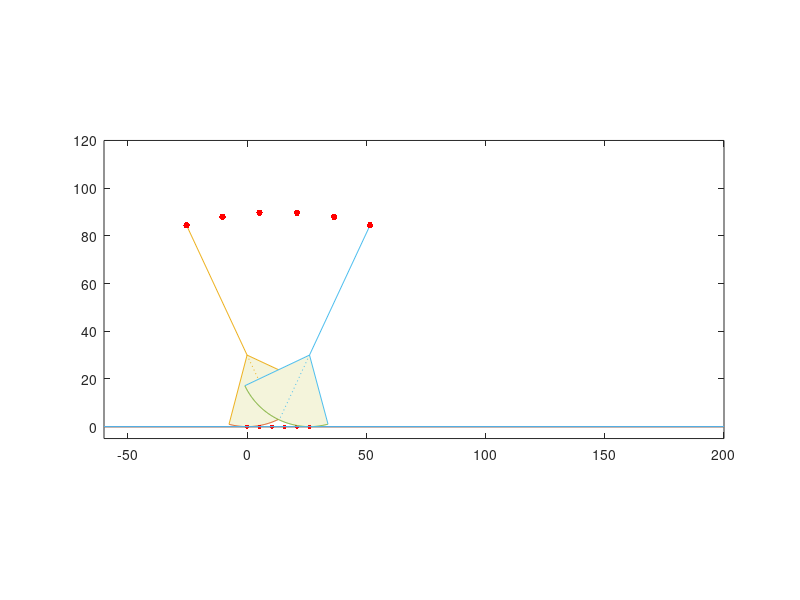

Source code (MATLAB):
%% Opdracht 5
% Het onderstaande programma in de functie genaamd opdracht_5 heb jij
% gekregen van een medestudent. Die student heeft het programma van Aad
% gekregen en aangepast, maar tijdens het aanpassen zijn er fouten in het
% programma geslopen.
%
% Het is jouw taak om alle fouten uit het programma te verwijderen. Als je
% twijfelt over een mogelijke programmeerfout, neem dan aan dat het code
% commentaar correct is.
%
% LET OP: Je moet de code aanpassen om fouten te verwijderen. Enkel foute
% code verwijderen gaat niet werken. Je moet code verbeteren.
% 
% Je hebt het goed gedaan wanneer je een animatie in een figure krijgt te 
% zien. 


function [x,stap,model,T1,derdeElementT1] = opdracht_5()
%% ---------------- Programma ------------------ %%
% Dit script geeft je een basale bouwsteen voor een verder zelf te bouwen
% model van de rocker shoe. In deze kale vorm heeft het model (in wording)
% slechts input parameters (straal, booghoek, tophoek en beenlengte) maar
% genereert het geen output. Met andere woorden de effecten van wijzigingen
% van de inputparameters op het gedrag van het model worden niet berekend.
% Het model doorloopt ook nog geen bipedale fase.
% de keuze van die output parameters en de daarvoor benodigde berekeningen
% moeten door de projectgroep zelf worden toegevoegd aan dit script.
% bestudeer voor het formuleren van de relevante output de  in het introductie
% college genoemde literatuur.
% In het script worden rotatiematrices en translatievectoren gebruikt. In de
% lessen biokinematica van Herre Faber wordt de bijbehorende theorie verder toegelicht
% veel succes met het project
% Daphne  wezenberg en Aad Lagerberg
% versie 1.00 november 2015
% gemaakt door A.Lagerberg

close all
% INPUTS
r =30; % straal van de rockervoet. Maak de straal 0 en je krijgt een model zonder rocker
tophoek = 50; % tophoek tussen de benen
numsteps = 5; % aantal animatie stappen
booghoek = 80; %%!! %  cirkelsegment van de rockervoet moet minimaal gelijk zijn aan de tophoek
beenlengte= 90; % spreekt voor zich
time = 0.01; % Pauseduur in de animatie



% BEREKENINGEN
x = 0; %startpositie (x coordinaat centrum cirkelsegment)
y = 0; %% !!
%model rechtop tekenen
starthoek = -((180-booghoek)/2); % starthoek cirkelsegment
eindhoek = (starthoek-booghoek);
starthoek = starthoek*(pi/180);
eindhoek = eindhoek*(pi/180);
stap = (tophoek/numsteps); %   %%!!
stap = stap*(pi/180);
tophoek = tophoek*(pi/180);
booghoek = booghoek*(pi/180);
booglengte = tophoek*r;
stapboog = stap*r; % afgelegde weg op profiel en onderlaag per stap
ang=starthoek:-0.01:eindhoek;

% punten berekenen in rechtopstaande positie vh model
xp= x+r*cos(ang); % x coordinaten van het profiel
yp=y+r*sin(ang); % y coordinaten van het profiel
xendoffoot = x; %snijpunt van been met profiel
yendoffoot = y-r;
xheup = x ;
yheup = beenlengte-r;           %%!! R ipv r
% alle punten die samen het model vormen in een matrix stoppen
model(1,:)= [xp x xendoffoot xheup];

% maak een vector aan:
model(2,:) = [yp y yendoffoot yheup]; 

% dan linksom roteren over halve tophoek
starthoek = (tophoek/2);
% de rotatiematrix maken zie: https://nl.wikipedia.org/wiki/Rotatiematrix
Rm = [cos(starthoek) -sin(starthoek);sin(starthoek) cos(starthoek)];
model = Rm*model;
% model animeren
%roteren over een staphoek (rechtsom dus -) (steeds over dezelfde hoek dus 1 matrix volstaat voor de hele
%animatie. Elk geroteerd model wordt apart opgeslagen (3d matrix)
Rstapm =  [cos(-stap) -sin(-stap);sin(-stap) cos(-stap)];
for i =1:numsteps+1
    model(:,:,i+1) = Rstapm*model(:,:,i);
end

% nu hebben we dus een serie  modellen die elk een staphoek verder
% rechtsom geroteerd staan maar nog allemaal om de oorsprong draaien

% model naar juiste positie in de animatie transleren
% het eerste middelpunt moet naar x = 0 y= r
% daarna steeds in x richting een stapboog verder op de x as
T1(1:2,numsteps+1) = zeros; %lege matrix maken
T1(2,:) = r;                    %%!!
for i = 1:numsteps
    T1(1,i+1) = T1(1,i)+stapboog;
end
% Toepassen op het model
for i =1:numsteps+1
    model(1,:,i) = T1(1,i)+model(1,:,i);
    model(2,:,i) = T1(2,i)+model(2,:,i);  %%!! mist een haakje bij model
end

% hier pak je het derde element van de eerste rij van T1 
derdeElementT1 = T1(1,3)          

%  De animatie plotten
figure('units','normalized','outerposition',[0 0 1 1],'Name', ' Rocker Animation ');
axis ([-60 200 -5 120])
for i = 1:numsteps+1     %%!! de f van for is weg gevallen
    eop = length(model)-3;% bepalen van end of profile coordinaten in het model (de lengte varieert obv de gekozen booghoek)
    hArea =(area([model(1,eop+1,i) model(1,1:eop+1,i)],[model(2,eop+1,i) model(2,1:eop+1,i)],'FaceColor',[0.9583  0.9583  0.8594],'EdgeColor','none'));
    hold on
    hLine(1)=(plot(model(1,1:eop,i),model(2,1:eop,i)));
    hLine(2)=(line([model(1,eop+1,i) model(1,eop,i)],[model(2,eop+1,i) model(2,eop,i)]));
    hLine(3)=(line([model(1,eop+1,i) model(1,1,i)],[model(2,eop+1,i) model(2,1,i)]));
    hLine(4)=(line([model(1,eop+1,i) model(1,eop+2,i)],[model(2,eop+1,i) model(2,eop+2,i)],'Linestyle',':'));
    hLine(5)=(line([model(1,eop+1,i) model(1,eop+3,i)],[model(2,eop+1,i) model(2,eop+3,i)]));
    hPoint(1) =(plot(model(1,eop+1,i), 0, '.r', 'MarkerSize',10));% contactpunt
    hPoint(2)=(plot(model(1,eop+3,i),model(2,eop+3,i), '.r', 'MarkerSize',15)); % heuppositie
    axis equal
    line([-60 200],[0 0])
    axis([-60 200 -5 120])
    pause(time)
    if i > 1 && i <numsteps+1 % eerste en laatste positie niet wissen in de plot
        delete(hLine)
        delete(hArea)        
    end
end
